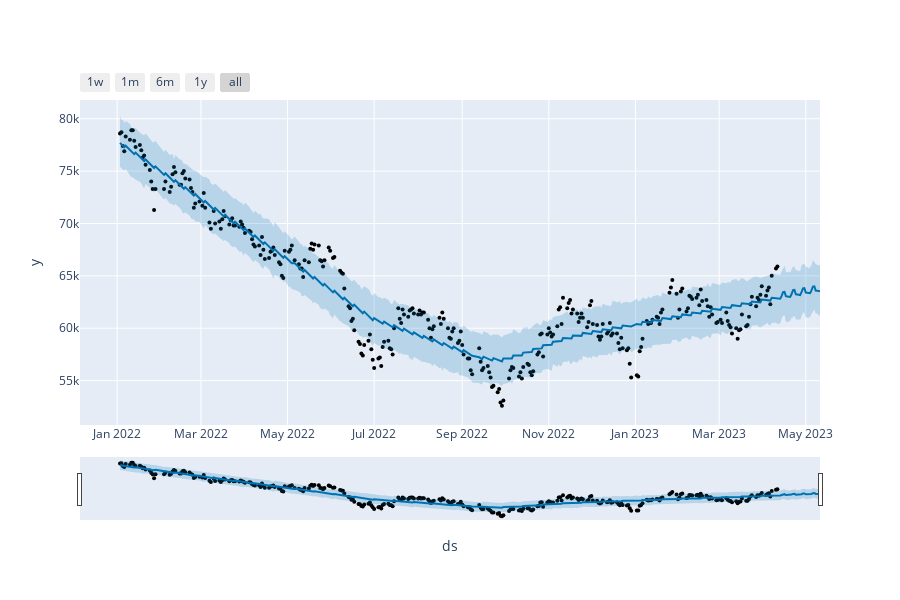

The notebook cell saved with this chart:
### Markdown cell above
### plotly 활용

### Code cell
fig = plot_plotly(m, forecast)
fig

### Figure 1 — Plotly figure (JSON) as saved in the notebook; plotly's stock layout.template omitted (floating-point values rounded to 4 significant figures; data arrays with more than 128 entries replaced by an {"elided": "..."} marker saying what was removed)
{"data": [{"marker": {"color": "black", "size": 4}, "mode": "markers", "name": "Actual", "type": "scatter", "x": {"elided": "315 str values"}, "y": {"elided": "315 int values"}}, {"hoverinfo": "skip", "line": {"width": 0}, "mode": "lines", "type": "scatter", "x": {"elided": "345 str values"}, "y": {"elided": "345 float values"}}, {"fill": "tonexty", "fillcolor": "rgba(0, 114, 178, 0.2)", "line": {"color": "#0072B2", "width": 2}, "mode": "lines", "name": "Predicted", "type": "scatter", "x": {"elided": "345 str values"}, "y": {"elided": "345 float values"}}, {"fill": "tonexty", "fillcolor": "rgba(0, 114, 178, 0.2)", "hoverinfo": "skip", "line": {"width": 0}, "mode": "lines", "type": "scatter", "x": {"elided": "345 str values"}, "y": {"elided": "345 float values"}}], "layout": {"height": 600, "showlegend": false, "width": 900, "xaxis": {"rangeselector": {"buttons": [{"count": 7, "label": "1w", "step": "day", "stepmode": "backward"}, {"count": 1, "label": "1m", "step": "month", "stepmode": "backward"}, {"count": 6, "label": "6m", "step": "month", "stepmode": "backward"}, {"count": 1, "label": "1y", "step": "year", "stepmode": "backward"}, {"step": "all"}]}, "rangeslider": {"visible": true}, "title": {"text": "ds"}, "type": "date"}, "yaxis": {"title": {"text": "y"}}}}
